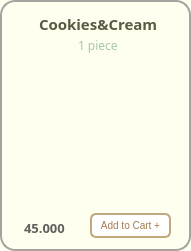
       <widget class="QFrame" name="frame_cookcandc">
        <property name="geometry">
         <rect>
          <x>470</x>
          <y>9</y>
          <width>191</width>
          <height>251</height>
         </rect>
        </property>
        <property name="font">
         <font>
          <family>Mongolian Baiti</family>
         </font>
        </property>
        <property name="styleSheet">
         <string notr="true">background-color:#FFFFF0;
border-radius: 15px; 
border: 2px solid #A8A29E ;</string>
        </property>
        <property name="frameShape">
         <enum>QFrame::StyledPanel</enum>
        </property>
        <property name="frameShadow">
         <enum>QFrame::Raised</enum>
        </property>
        <widget class="QLabel" name="label_candc">
         <property name="geometry">
          <rect>
           <x>39</x>
           <y>14</y>
           <width>127</width>
           <height>20</height>
          </rect>
         </property>
         <property name="font">
          <font>
           <family>Mongolian Baiti</family>
           <pointsize>11</pointsize>
           <weight>75</weight>
           <bold>true</bold>
          </font>
         </property>
         <property name="styleSheet">
          <string notr="true">border-radius: 0px;
border:0px solid;
color:#5A5A42</string>
         </property>
         <property name="text">
          <string>Cookies&amp;Cream</string>
         </property>
        </widget>
        <widget class="QLabel" name="label_candc_size">
         <property name="geometry">
          <rect>
           <x>78</x>
           <y>37</y>
           <width>51</width>
           <height>16</height>
          </rect>
         </property>
         <property name="font">
          <font>
           <family>Mongolian Baiti</family>
           <pointsize>9</pointsize>
          </font>
         </property>
         <property name="styleSheet">
          <string notr="true">color: #A7C7A7;
border:0px</string>
         </property>
         <property name="text">
          <string>1 piece</string>
         </property>
        </widget>
        <widget class="QLabel" name="label_cookies_candc">
         <property name="geometry">
          <rect>
           <x>-10</x>
           <y>-30</y>
           <width>211</width>
           <height>261</height>
          </rect>
         </property>
         <property name="sizePolicy">
          <sizepolicy hsizetype="Fixed" vsizetype="Ignored">
           <horstretch>0</horstretch>
           <verstretch>0</verstretch>
          </sizepolicy>
         </property>
         <property name="styleSheet">
          <string notr="true">border:0px;
background-color: transparent;</string>
         </property>
         <property name="text">
          <string/>
         </property>
         <property name="pixmap">
          <pixmap>../images/cookies_cream.png</pixmap>
         </property>
         <property name="scaledContents">
          <bool>true</bool>
         </property>
        </widget>
        <widget class="QPushButton" name="pushButton_add21">
         <property name="geometry">
          <rect>
           <x>90</x>
           <y>213</y>
           <width>81</width>
           <height>25</height>
          </rect>
         </property>
         <property name="maximumSize">
          <size>
           <width>16777207</width>
           <height>16777215</height>
          </size>
         </property>
         <property name="font">
          <font>
           <pointsize>-1</pointsize>
          </font>
         </property>
         <property name="styleSheet">
          <string notr="true">QPushButton {
    background-color: white;
    color: #A37B50;
    border: 2px solid #C2A87E;
    border-radius: 6px;
    padding: 4px 5px;
    font-size: 10px;
}

QPushButton:hover {
    background-color: #F7F3EF;
}

QPushButton:pressed {
    background-color: #E6D5C3;
}
</string>
         </property>
         <property name="text">
          <string>Add to Cart +</string>
         </property>
        </widget>
        <widget class="QLabel" name="label_candc_price">
         <property name="geometry">
          <rect>
           <x>24</x>
           <y>220</y>
           <width>61</width>
           <height>16</height>
          </rect>
         </property>
         <property name="font">
          <font>
           <family>Mongolian Baiti</family>
           <pointsize>10</pointsize>
           <weight>75</weight>
           <bold>true</bold>
          </font>
         </property>
         <property name="styleSheet">
          <string notr="true">border:0px;
color: rgb(98, 94, 92);
</string>
         </property>
         <property name="text">
          <string>45.000</string>
         </property>
        </widget>
        <zorder>label_cookies_candc</zorder>
        <zorder>label_candc</zorder>
        <zorder>label_candc_size</zorder>
        <zorder>pushButton_add21</zorder>
        <zorder>label_candc_price</zorder>
       </widget>
